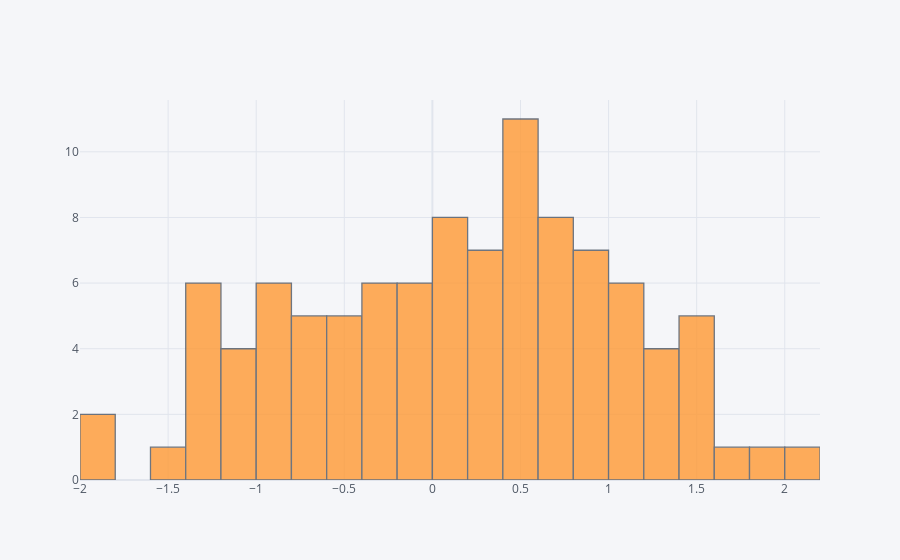

Notebook code for this chart:
### Markdown cell above
## histogram

### Code cell
df['A'].iplot(kind='hist',bins=25)

### Figure 1 — Plotly figure (JSON) as saved in the notebook; plotly's stock layout.template omitted (floating-point values rounded to 4 significant figures)
{"data": [{"histfunc": "count", "histnorm": "", "marker": {"color": "rgba(255, 153, 51, 1.0)", "line": {"color": "#4D5663", "width": 1.3}}, "name": "A", "nbinsx": 25, "opacity": 0.8, "orientation": "v", "type": "histogram", "x": [1.855, 0.7484, -1.3, 0.5466, 0.5937, -1.9, 0.3372, 1.134, 1.359, 1.024, -0.7769, 0.1563, 0.0291, 0.5341, 0.4417, 0.07418, -1.217, 0.4704, 0.1777, -0.9082, -0.5882, 1.257, -0.622, 0.3949, 1.431, 1.496, 0.4077, -1.294, 0.9734, 0.8401, -0.5186, 0.102, 0.85, 1.154, -1.085, 0.8384, 0.6938, -1.411, 0.06907, 2.008, -1.005, 0.7517, 1.387, 0.07433, 0.1391, -1.053, -0.5066, 1.005, 1.687, -0.6327, -0.1458, -0.3012, 0.9862, -1.394, 0.2053, -0.3527, 0.514, 0.6432, 0.8533, 0.3634, 1.489, 0.3912, -0.4065, -1.342, -0.8484, 0.442, 0.5553, -1.155, -0.04546, -0.2286, 0.631, 1.444, -0.1444, -1.809, -0.8966, -0.7956, -0.482, 0.5371, -0.2301, -0.2409, 0.2531, -0.05534, -0.6591, 1.224, 0.7081, -0.116, -0.8039, 1.4, 0.8216, -0.8805, 0.757, -1.247, -0.1057, 0.4015, 0.2297, -0.3461, -0.8005, 1.057, 0.7315, 1.086]}], "layout": {"barmode": "overlay", "legend": {"bgcolor": "#F5F6F9", "font": {"color": "#4D5663"}}, "paper_bgcolor": "#F5F6F9", "plot_bgcolor": "#F5F6F9", "title": {"font": {"color": "#4D5663"}}, "xaxis": {"gridcolor": "#E1E5ED", "showgrid": true, "tickfont": {"color": "#4D5663"}, "title": {"font": {"color": "#4D5663"}, "text": ""}, "zerolinecolor": "#E1E5ED"}, "yaxis": {"gridcolor": "#E1E5ED", "showgrid": true, "tickfont": {"color": "#4D5663"}, "title": {"font": {"color": "#4D5663"}, "text": ""}, "zerolinecolor": "#E1E5ED"}}}
